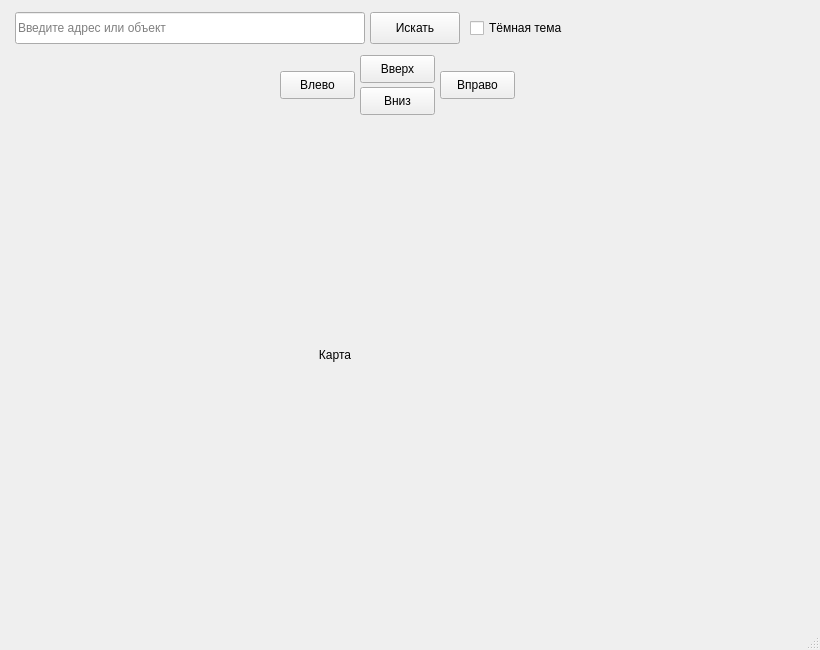
<?xml version="1.0" encoding="UTF-8"?>
<ui version="4.0">
 <class>MainWindow</class>
 <widget class="QMainWindow" name="MainWindow">
  <property name="geometry">
   <rect><x>0</x><y>0</y><width>820</width><height>650</height></rect>
  </property>
  <property name="windowTitle">
   <string>Карта с поиском</string>
  </property>
  <widget class="QWidget" name="centralwidget">
   <widget class="QLabel" name="g_map">
    <property name="geometry">
     <rect><x>10</x><y>130</y><width>650</width><height>450</height></rect>
    </property>
    <property name="text">
     <string>Карта</string>
    </property>
    <property name="alignment">
     <set>Qt::AlignCenter</set>
    </property>
    <property name="objectName">
     <string>g_map</string>
    </property>
   </widget>

   <widget class="QLineEdit" name="searchInput">
    <property name="geometry">
     <rect><x>15</x><y>12</y><width>350</width><height>32</height></rect>
    </property>
    <property name="placeholderText">
     <string>Введите адрес или объект</string>
    </property>
   </widget>

   <widget class="QPushButton" name="searchBtn">
    <property name="geometry">
     <rect><x>370</x><y>12</y><width>90</width><height>32</height></rect>
    </property>
    <property name="text">
     <string>Искать</string>
    </property>
   </widget>

   <widget class="QPushButton" name="PgUp">
    <property name="geometry">
     <rect><x>360</x><y>55</y><width>75</width><height>28</height></rect>
    </property>
    <property name="text">
     <string>Вверх</string>
    </property>
   </widget>
   <widget class="QPushButton" name="PgDown">
    <property name="geometry">
     <rect><x>360</x><y>87</y><width>75</width><height>28</height></rect>
    </property>
    <property name="text">
     <string>Вниз</string>
    </property>
   </widget>
   <widget class="QPushButton" name="PgRight">
    <property name="geometry">
     <rect><x>440</x><y>71</y><width>75</width><height>28</height></rect>
    </property>
    <property name="text">
     <string>Вправо</string>
    </property>
   </widget>
   <widget class="QPushButton" name="PgLeft">
    <property name="geometry">
     <rect><x>280</x><y>71</y><width>75</width><height>28</height></rect>
    </property>
    <property name="text">
     <string>Влево</string>
    </property>
   </widget>

   <widget class="QCheckBox" name="themeToggle">
    <property name="geometry">
     <rect><x>470</x><y>12</y><width>140</width><height>32</height></rect>
    </property>
    <property name="text">
     <string>Тёмная тема</string>
    </property>
   </widget>
  </widget>
  <widget class="QMenuBar" name="menubar"/>
  <widget class="QStatusBar" name="statusbar"/>
 </widget>
 <resources/>
 <connections/>
</ui>
